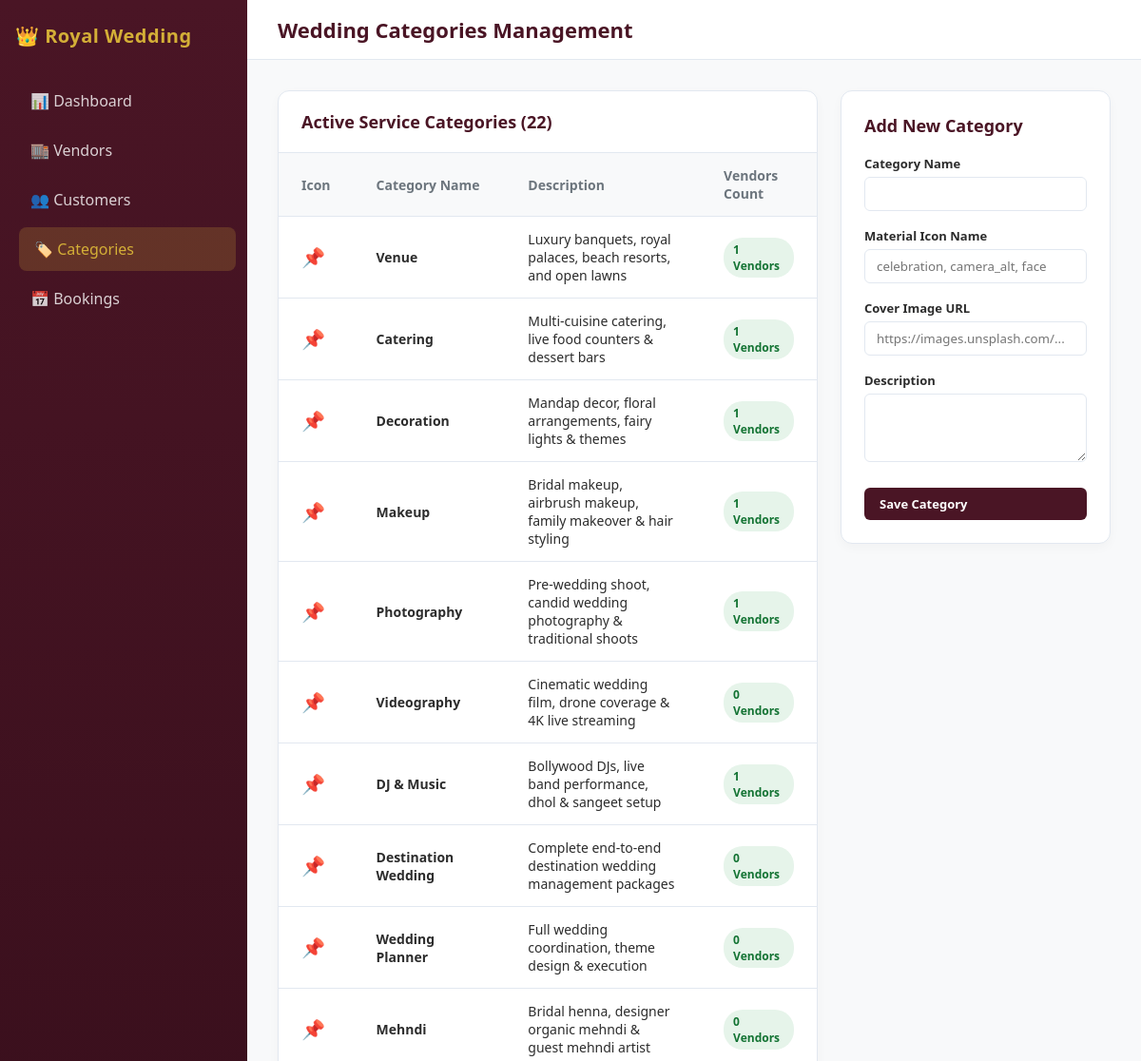
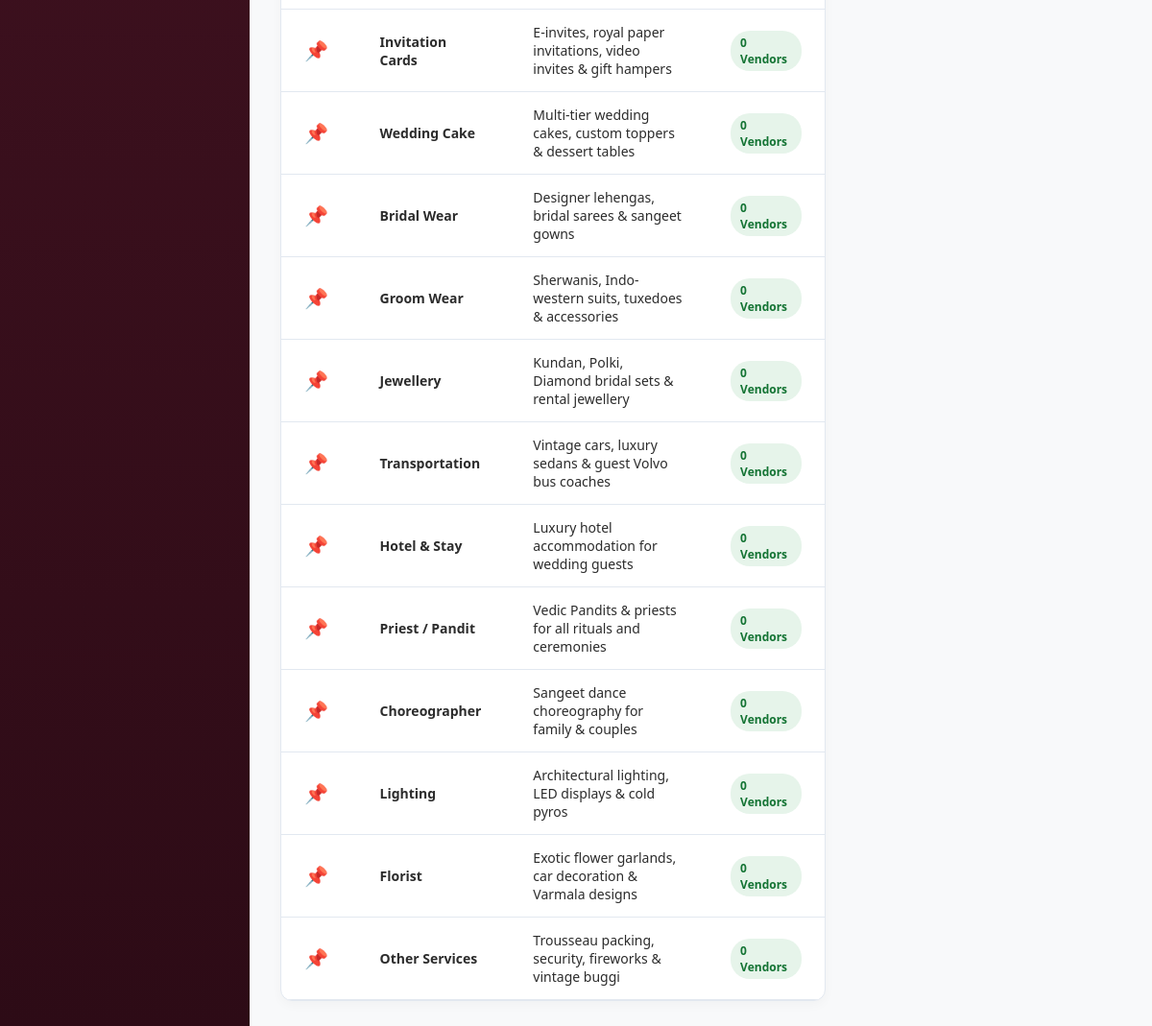
The app's page /admin/categories.php with its own data (2 pictures, top to bottom).
### tables this page shows
CREATE TABLE IF NOT EXISTS `categories` (
  `id` INT AUTO_INCREMENT PRIMARY KEY,
  `name` VARCHAR(100) NOT NULL UNIQUE,
  `icon` VARCHAR(50) DEFAULT 'celebration',
  `image_url` VARCHAR(255) DEFAULT NULL,
  `description` TEXT DEFAULT NULL,
  `is_active` TINYINT(1) DEFAULT 1,
  `created_at` TIMESTAMP DEFAULT CURRENT_TIMESTAMP
);

### admin/categories.php (the view, shortened to what this page needs)
<?php
$db = (new Database())->getConnection();
$categories = $db->query("SELECT c.*, COUNT(v.id) as total_vendors FROM categories c LEFT JOIN vendors v ON c.id = v.category_id GROUP BY c.id ORDER BY c.id ASC")->fetchAll();
?>
<!DOCTYPE html>
<html lang="en">
<head>
    <link rel="stylesheet" href="css/style.css">
</head>
<body>
    <div class="sidebar">
        <div class="brand">👑 Royal Wedding</div>
        <nav>
            <a href="index.php">📊 Dashboard</a>
            <a href="vendors.php">🏬 Vendors</a>
            <a href="customers.php">👥 Customers</a>
            <a href="categories.php" class="active">🏷️ Categories</a>
            <a href="bookings.php">📅 Bookings</a>
        </nav>
    </div>
    <div class="main-wrapper">
        <header>
            <h1>Wedding Categories Management</h1>
        </header>
        <div class="content" style="display: grid; grid-template-columns: 2fr 1fr; gap: 24px;">
            <div class="card-table">
                <div class="table-header">
                    <h2>Active Service Categories (<?= count($categories) ?>)</h2>
                </div>
                <table>
                    <thead>
                        <tr>
                            <th>Icon</th>
                            <th>Category Name</th>
                            <th>Description</th>
                            <th>Vendors Count</th>
                        </tr>
                    </thead>
                    <tbody>
                        <?php foreach ($categories as $c): ?>
                        <tr>
                            <td><span style="font-size: 20px;">📌</span></td>
                            <td><strong><?= htmlspecialchars($c['name']) ?></strong></td>
                            <td><?= htmlspecialchars($c['description']) ?></td>
                            <td><span class="badge badge-approved"><?= $c['total_vendors'] ?> Vendors</span></td>
                        </tr>
                        <?php endforeach; ?>
                    </tbody>
                </table>
            </div>
            <div class="card-table" style="padding: 24px; height: fit-content;">
                <h2 style="font-size: 18px; color: var(--primary); margin-bottom: 16px;">Add New Category</h2>
                <form action="categories.php" method="POST" style="display: flex; flex-direction: column; gap: 14px;">
                    <div>
                        <label style="font-size: 13px; font-weight: 600;">Category Name</label>
                        <input type="text" name="name" required style="width: 100%; padding: 8px 12px; border: 1px solid var(--border-color); border-radius: 6px; margin-top: 4px;">
                    </div>
                    <div>
                        <label style="font-size: 13px; font-weight: 600;">Material Icon Name</label>
                        <input type="text" name="icon" placeholder="celebration, camera_alt, face" style="width: 100%; padding: 8px 12px; border: 1px solid var(--border-color); border-radius: 6px; margin-top: 4px;">
                    </div>
                    <div>
                        <label style="font-size: 13px; font-weight: 600;">Cover Image URL</label>
                        <input type="url" name="image_url" placeholder="https://images.unsplash.com/..." style="width: 100%; padding: 8px 12px; border: 1px solid var(--border-color); border-radius: 6px; margin-top: 4px;">
                    </div>
                    <div>
                        <label style="font-size: 13px; font-weight: 600;">Description</label>
                        <textarea name="description" rows="3" style="width: 100%; padding: 8px 12px; border: 1px solid var(--border-color); border-radius: 6px; margin-top: 4px;"></textarea>
                    </div>
                    <button type="submit" name="add_category" class="btn btn-primary" style="margin-top: 8px;">Save Category</button>
                </form>
            </div>
        </div>
    </div>
</body>
</html>

### admin/css/style.css (style rules this page uses)
:root { --primary: #4A1525; --primary-light: #7A283E; --accent: #D4AF37; --accent-light: #F4E8C1; --bg-dark: #1A1A24; --card-bg: #FFFFFF; --text-dark: #2C2C2C; --text-muted: #6C757D; --border-color: #E2E8F0; --success: #28A745; --warning: #FFC107; --danger: #DC3545; }
* { margin: 0; padding: 0; box-sizing: border-box; font-family: 'Segoe UI', system-ui, -apple-system, sans-serif; }
body { background-color: #F8F9FA; color: var(--text-dark); display: flex; min-height: 100vh; }
.sidebar { width: 260px; background: linear-gradient(180deg, var(--primary) 0%, #2D0B16 100%); color: #FFFFFF; padding: 24px 16px; flex-shrink: 0; }
.sidebar .brand { font-size: 20px; font-weight: 700; color: var(--accent); margin-bottom: 32px; display: flex; align-items: center; gap: 10px; letter-spacing: 0.5px; }
.sidebar nav { display: flex; flex-direction: column; gap: 6px; }
.sidebar nav a { color: rgba(255,255,255,0.8); text-decoration: none; padding: 12px 16px; border-radius: 8px; font-weight: 500; display: flex; align-items: center; gap: 12px; transition: all 0.2s ease; }
.sidebar nav a:hover, .sidebar nav a.active { background-color: rgba(212, 175, 55, 0.2); color: var(--accent); transform: translateX(4px); }
.main-wrapper { flex-grow: 1; display: flex; flex-direction: column; }
header { background-color: #FFFFFF; border-bottom: 1px solid var(--border-color); padding: 16px 32px; display: flex; justify-content: space-between; align-items: center; }
header h1 { font-size: 22px; color: var(--primary); }
.content { padding: 32px; flex-grow: 1; }
.card-table { background: #FFFFFF; border-radius: 12px; border: 1px solid var(--border-color); box-shadow: 0 4px 12px rgba(0,0,0,0.03); overflow: hidden; }
.table-header { padding: 20px 24px; border-bottom: 1px solid var(--border-color); display: flex; justify-content: space-between; align-items: center; }
.table-header h2 { font-size: 18px; color: var(--primary); }
table { width: 100%; border-collapse: collapse; text-align: left; }
th, td { padding: 14px 24px; border-bottom: 1px solid var(--border-color); font-size: 14px; }
th { background-color: #F8F9FA; font-weight: 600; color: var(--text-muted); }
.badge { padding: 4px 10px; border-radius: 20px; font-size: 12px; font-weight: 600; display: inline-block; }
.badge-approved, .badge-confirmed, .badge-active { background: #E6F4EA; color: #137333; }
.btn { padding: 8px 16px; border-radius: 6px; font-weight: 600; border: none; cursor: pointer; text-decoration: none; display: inline-flex; align-items: center; gap: 6px; font-size: 13px; }
.btn-primary { background-color: var(--primary); color: white; }

### records on screen
categories: name "Venue", description "Luxury banquets, royal palaces, beach resorts, and open lawns", total_vendors "1"
categories: name "Catering", description "Multi-cuisine catering, live food counters & dessert bars", total_vendors "1"
categories: name "Decoration", description "Mandap decor, floral arrangements, fairy lights & themes", total_vendors "1"
categories: name "Makeup", description "Bridal makeup, airbrush makeup, family makeover & hair styling", total_vendors "1"
categories: name "Photography", description "Pre-wedding shoot, candid wedding photography & traditional shoots", total_vendors "1"
categories: name "Videography", description "Cinematic wedding film, drone coverage & 4K live streaming", total_vendors "0"
categories: name "DJ & Music", description "Bollywood DJs, live band performance, dhol & sangeet setup", total_vendors "1"
categories: name "Destination Wedding", description "Complete end-to-end destination wedding management packages", total_vendors "0"
categories: name "Wedding Planner", description "Full wedding coordination, theme design & execution", total_vendors "0"
categories: name "Mehndi", description "Bridal henna, designer organic mehndi & guest mehndi artist", total_vendors "0"
categories: name "Invitation Cards", description "E-invites, royal paper invitations, video invites & gift hampers", total_vendors "0"
categories: name "Wedding Cake", description "Multi-tier wedding cakes, custom toppers & dessert tables", total_vendors "0"
categories: name "Bridal Wear", description "Designer lehengas, bridal sarees & sangeet gowns", total_vendors "0"
categories: name "Groom Wear", description "Sherwanis, Indo-western suits, tuxedoes & accessories", total_vendors "0"
categories: name "Jewellery", description "Kundan, Polki, Diamond bridal sets & rental jewellery", total_vendors "0"
categories: name "Transportation", description "Vintage cars, luxury sedans & guest Volvo bus coaches", total_vendors "0"
categories: name "Hotel & Stay", description "Luxury hotel accommodation for wedding guests", total_vendors "0"
categories: name "Priest / Pandit", description "Vedic Pandits & priests for all rituals and ceremonies", total_vendors "0"
categories: name "Choreographer", description "Sangeet dance choreography for family & couples", total_vendors "0"
categories: name "Lighting", description "Architectural lighting, LED displays & cold pyros", total_vendors "0"
categories: name "Florist", description "Exotic flower garlands, car decoration & Varmala designs", total_vendors "0"
categories: name "Other Services", description "Trousseau packing, security, fireworks & vintage buggi", total_vendors "0"

### other values on screen
count($categories) "22"
